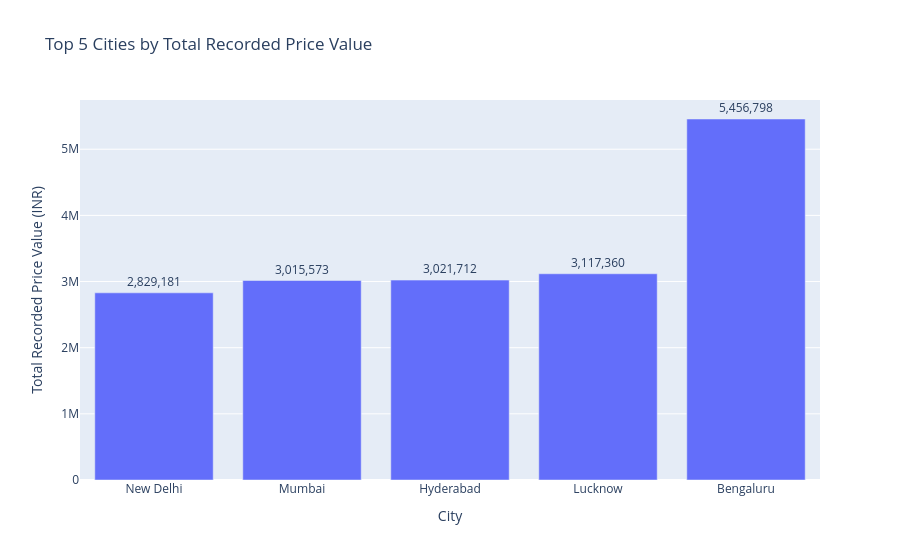

Source (notebook cell):
### Code cell
# Create a vertical column chart
fig = px.bar(
    city_summary,
    x="City",
    y="Total_Recorded_Price",
    title="Top 5 Cities by Total Recorded Price Value",
    text="Total_Recorded_Price"
)

fig.update_traces(texttemplate="%{text:,.0f}", textposition="outside")

fig.update_layout(
    xaxis_title="City",
    yaxis_title="Total Recorded Price Value (INR)"
)

fig.show()

### Figure 1 — Plotly figure (JSON) as saved in the notebook; plotly's stock layout.template omitted (floating-point values rounded to 4 significant figures)
{"data": [{"hovertemplate": "City=%{x}<br>Total_Recorded_Price=%{text}<extra></extra>", "legendgroup": "", "marker": {"color": "#636efa", "pattern": {"shape": ""}}, "name": "", "orientation": "v", "showlegend": false, "text": [2829000.0, 3016000.0, 3022000.0, 3117000.0, 5457000.0], "textposition": "outside", "texttemplate": "%{text:,.0f}", "type": "bar", "x": ["New Delhi", "Mumbai", "Hyderabad", "Lucknow", "Bengaluru"], "xaxis": "x", "y": [2829000.0, 3016000.0, 3022000.0, 3117000.0, 5457000.0], "yaxis": "y"}], "layout": {"barmode": "relative", "legend": {"tracegroupgap": 0}, "title": {"text": "Top 5 Cities by Total Recorded Price Value"}, "xaxis": {"anchor": "y", "domain": [0, 1], "title": {"text": "City"}}, "yaxis": {"anchor": "x", "domain": [0, 1], "title": {"text": "Total Recorded Price Value (INR)"}}}}
